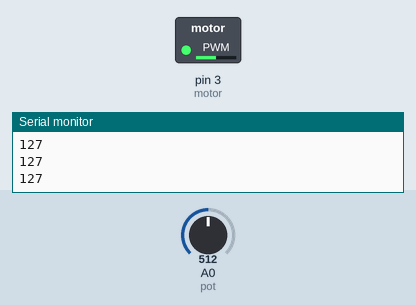
Recording of a sketch running on a simulated Arduino Uno, built with avr-gcc and run on an emulated ATmega328P. On the bench: switched loads named in the sketch (green lamp = pin HIGH), the last lines printed to the serial monitor. The inputs (shaded band) are chosen by the test bench; at power-on: A0 (pot) = 512.

Above: at 1.2 s.
1.3 s: A0 (pot) set to 716
At 1.7 s:
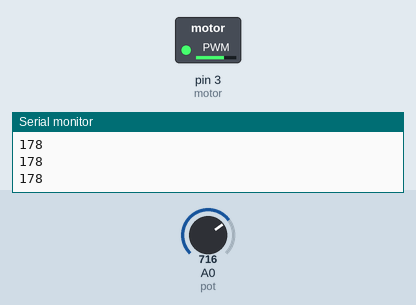
2.8 s: A0 (pot) set to 900
At 4.0 s:
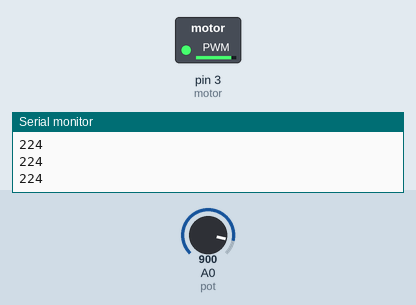
4.3 s: A0 (pot) set to 122
At 5.2 s:
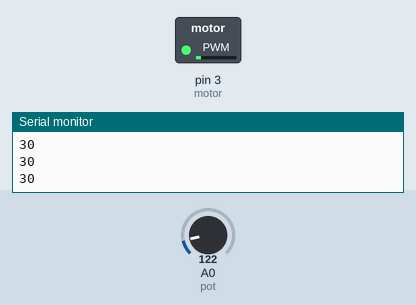
5.8 s: A0 (pot) set to 0
At 6.5 s:
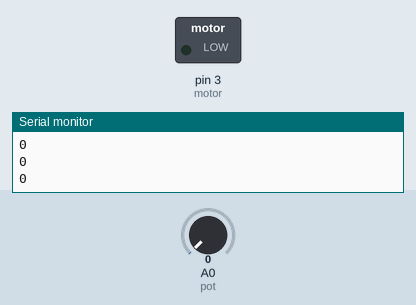
7.3 s: A0 (pot) set to 511
At 7.6 s:
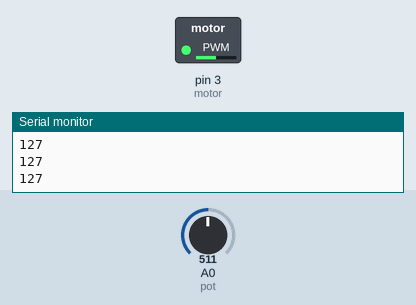
Timing chart, 0 to 9.8 s (numbered marks = the images above; inputs shaded):
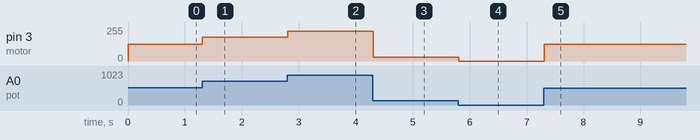

Measured:
- after the input at 1.3 s, pin 3 (motor): 127/255 → 178/255 at once
- after the input at 2.8 s, pin 3 (motor): 178/255 → 224/255 at once
- after the input at 4.3 s, pin 3 (motor): 224/255 → 30/255 at once
- after the input at 5.8 s, pin 3 (motor): 30/255 → 0/255 at once
- after the input at 7.3 s, pin 3 (motor): 0/255 → 127/255 at once

The sketch:

DC-motor-speed-control.ino
```cpp
#define motor 3
#define pot A0

void setup()
{
  pinMode(pot, INPUT);
  pinMode(motor,OUTPUT);
  Serial.begin(9600);
}
int value =0;

void loop()
{
  value = analogRead(pot);
  value = map(value,0 ,1023, 0, 255);
  analogWrite(motor,value);
  Serial.println(value);
  delay(10);
}
```
